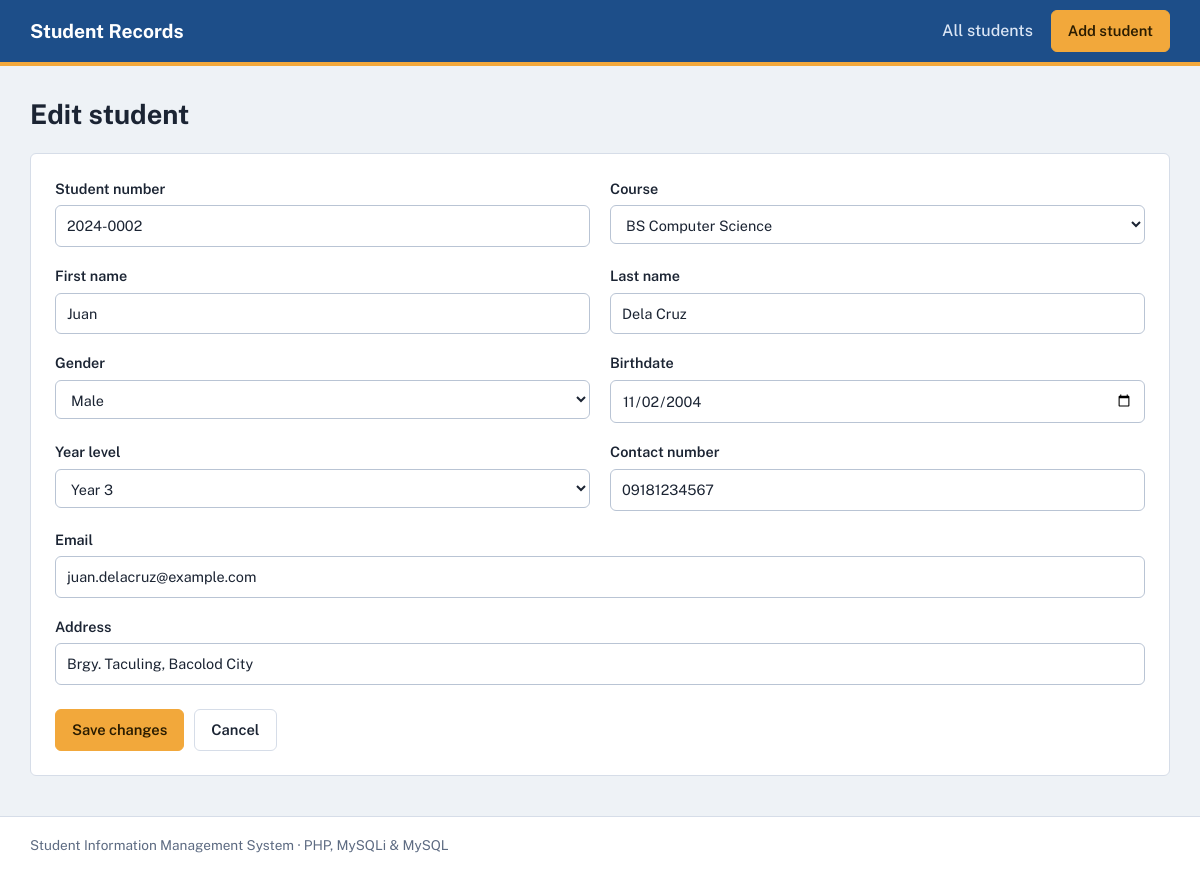
Page /edit.php?id=2 on the committed database.
### tables this page shows
CREATE TABLE IF NOT EXISTS students (
    id           INT UNSIGNED AUTO_INCREMENT PRIMARY KEY,
    student_no   VARCHAR(20)  NOT NULL UNIQUE,
    first_name   VARCHAR(60)  NOT NULL,
    last_name    VARCHAR(60)  NOT NULL,
    gender       ENUM('Male','Female','Other') NOT NULL,
    birthdate    DATE         NOT NULL,
    course       VARCHAR(80)  NOT NULL,
    year_level   TINYINT UNSIGNED NOT NULL,
    email        VARCHAR(120) NOT NULL,
    contact_no   VARCHAR(20)  NOT NULL,
    address      VARCHAR(255) NOT NULL,
    created_at   TIMESTAMP DEFAULT CURRENT_TIMESTAMP,
    updated_at   TIMESTAMP DEFAULT CURRENT_TIMESTAMP ON UPDATE CURRENT_TIMESTAMP
);

### config/db.php (called while the page is built, shortened)
<?php
function e($value) {
    return htmlspecialchars((string)$value, ENT_QUOTES, 'UTF-8');
}

### includes/form.php (the view, shortened to what this page needs)
<?php
$courses = ['BS Information Technology', 'BS Computer Science', 'BS Education', 'BS Business Administration', 'BS Nursing', 'BS Engineering', 'Other'];
?>
<form method="post" class="card form-grid" id="student-form" novalidate>
    <label>Student number
        <input type="text" name="student_no" value="<?= e($student['student_no']) ?>" maxlength="20" required placeholder="2024-0004">
    </label>
    <label>Course
        <select name="course" required>
            <?php foreach ($courses as $c): ?>
                <option value="<?= e($c) ?>" <?= $student['course'] === $c ? 'selected' : '' ?>><?= e($c) ?></option>
            <?php endforeach; ?>
        </select>
    </label>
    <label>First name
        <input type="text" name="first_name" value="<?= e($student['first_name']) ?>" maxlength="60" required>
    </label>
    <label>Last name
        <input type="text" name="last_name" value="<?= e($student['last_name']) ?>" maxlength="60" required>
    </label>
    <label>Gender
        <select name="gender" required>
            <?php foreach (['Male', 'Female', 'Other'] as $g): ?>
                <option value="<?= $g ?>" <?= $student['gender'] === $g ? 'selected' : '' ?>><?= $g ?></option>
            <?php endforeach; ?>
        </select>
    </label>
    <label>Birthdate
        <input type="date" name="birthdate" value="<?= e($student['birthdate']) ?>" max="<?= date('Y-m-d') ?>" required>
    </label>
    <label>Year level
        <select name="year_level" required>
            <?php for ($y = 1; $y <= 6; $y++): ?>
                <option value="<?= $y ?>" <?= (int)$student['year_level'] === $y ? 'selected' : '' ?>>Year <?= $y ?></option>
            <?php endfor; ?>
        </select>
    </label>
    <label>Contact number
        <input type="tel" name="contact_no" value="<?= e($student['contact_no']) ?>" maxlength="20" required placeholder="09171234567">
    </label>
    <label class="full">Email
        <input type="email" name="email" value="<?= e($student['email']) ?>" maxlength="120" required>
    </label>
    <label class="full">Address
        <input type="text" name="address" value="<?= e($student['address']) ?>" maxlength="255" required>
    </label>
    <div class="full actions">
        <button type="submit" class="btn btn-primary"><?= e($submit_label) ?></button>
        <a href="index.php" class="btn btn-ghost">Cancel</a>
    </div>
</form>

### assets/css/style.css (style rules this page uses)
:root { --bg: #eef2f6; --surface: #ffffff; --ink: #1b2433; --muted: #5d6b82; --line: #d6dde8; --primary: #1d4e89; --accent: #f2a83b; --danger: #b3261e; --radius: 6px; }
* { box-sizing: border-box; }
body { margin: 0; font-family: 'Public Sans', system-ui, -apple-system, 'Segoe UI', Roboto, Arial, sans-serif; color: var(--ink); background: var(--bg); line-height: 1.5; min-height: 100vh; display: flex; flex-direction: column; }
.card { background: var(--surface); border: 1px solid var(--line); border-radius: var(--radius); }
.btn { display: inline-block; padding: 9px 16px; border-radius: var(--radius); border: 1px solid var(--line); background: var(--surface); color: var(--ink); font: inherit; font-weight: 600; font-size: .92rem; cursor: pointer; text-decoration: none; }
.btn-primary { background: var(--accent); border-color: var(--accent); color: #2a1c00; }
.btn-ghost { background: transparent; }
input, select { width: 100%; padding: 9px 11px; font: inherit; color: var(--ink); border: 1px solid #b9c4d4; border-radius: var(--radius); background: #fff; }
.form-grid { display: grid; grid-template-columns: repeat(2, 1fr); gap: 18px 20px; padding: 24px; }
.form-grid label { display: block; font-weight: 600; font-size: .9rem; }
.form-grid label input, .form-grid label select { margin-top: 6px; font-weight: 400; }
.form-grid .full { grid-column: 1 / -1; }
.actions { display: flex; gap: 10px; padding-top: 6px; }

### rows in the picture
students: student_no "2024-0002", first_name "Juan", last_name "Dela Cruz", gender "Male", birthdate "11/02/2004", year_level "Year 3", contact_no "09181234567", email "juan.delacruz@example.com", address "Brgy. Taculing, Bacolod City"

### other values in the picture
$submit_label "Save changes"
form field course "BS Computer Science"
